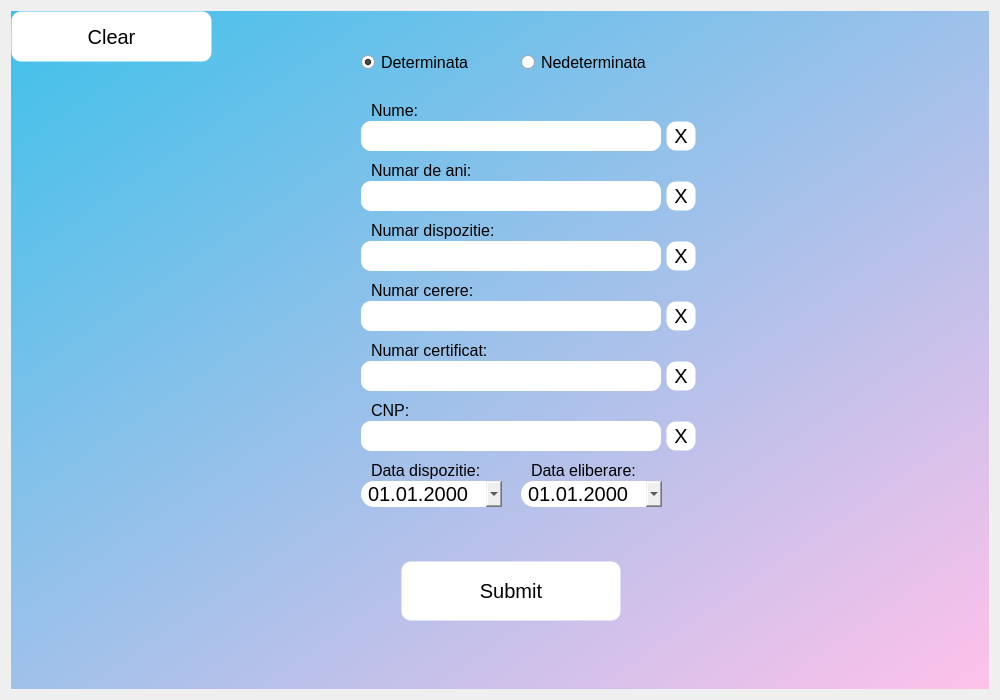
<?xml version="1.0" encoding="UTF-8"?>
<ui version="4.0">
 <class>Dialog</class>
 <widget class="QDialog" name="Dialog">
  <property name="geometry">
   <rect>
    <x>0</x>
    <y>0</y>
    <width>1000</width>
    <height>700</height>
   </rect>
  </property>
  <property name="windowTitle">
   <string>Dialog</string>
  </property>
  <layout class="QHBoxLayout" name="horizontalLayout">
   <item>
    <widget class="QWidget" name="bg_widget" native="true">
     <property name="styleSheet">
      <string notr="true">QWidget#bg_widget{
background-color: qlineargradient(spread:pad, x1:0, y1:0, x2:1, y2:1, stop:0 rgba(63, 193, 234, 255), stop:1 rgba(255, 193, 234, 255));
}</string>
     </property>
     <widget class="QLineEdit" name="number2_line_edit">
      <property name="geometry">
       <rect>
        <x>350</x>
        <y>290</y>
        <width>300</width>
        <height>30</height>
       </rect>
      </property>
      <property name="styleSheet">
       <string notr="true">background-color: #fff;
border-width: 0px;
border-style: solid;
border-radius: 10px;
font-size: 20px;
padding-left: 10px;</string>
      </property>
     </widget>
     <widget class="QPushButton" name="submit_button">
      <property name="geometry">
       <rect>
        <x>390</x>
        <y>550</y>
        <width>220</width>
        <height>60</height>
       </rect>
      </property>
      <property name="sizePolicy">
       <sizepolicy hsizetype="Ignored" vsizetype="Ignored">
        <horstretch>0</horstretch>
        <verstretch>0</verstretch>
       </sizepolicy>
      </property>
      <property name="styleSheet">
       <string notr="true">background-color: rgb(255, 255, 255);
border-width: 1px;
border-style: solid;
border-radius: 10px;
font-size: 20px;</string>
      </property>
      <property name="text">
       <string>Submit</string>
      </property>
     </widget>
     <widget class="QLineEdit" name="cnp_line_edit">
      <property name="geometry">
       <rect>
        <x>350</x>
        <y>410</y>
        <width>300</width>
        <height>30</height>
       </rect>
      </property>
      <property name="focusPolicy">
       <enum>Qt::StrongFocus</enum>
      </property>
      <property name="styleSheet">
       <string notr="true">background-color: #fff;
border-width: 0px;
border-style: solid;
border-radius: 10px;
font-size: 20px;
padding-left: 10px;</string>
      </property>
      <property name="inputMask">
       <string>9  999999  999999</string>
      </property>
      <property name="cursorMoveStyle">
       <enum>Qt::VisualMoveStyle</enum>
      </property>
     </widget>
     <widget class="QLabel" name="label_2">
      <property name="geometry">
       <rect>
        <x>360</x>
        <y>270</y>
        <width>111</width>
        <height>20</height>
       </rect>
      </property>
      <property name="styleSheet">
       <string notr="true">color: black;
font-size: 16px;</string>
      </property>
      <property name="text">
       <string>&lt;html&gt;&lt;head/&gt;&lt;body&gt;&lt;p&gt;Numar cerere:&lt;/p&gt;&lt;/body&gt;&lt;/html&gt;</string>
      </property>
     </widget>
     <widget class="QLabel" name="label_6">
      <property name="geometry">
       <rect>
        <x>520</x>
        <y>450</y>
        <width>121</width>
        <height>20</height>
       </rect>
      </property>
      <property name="styleSheet">
       <string notr="true">color: black;
font-size: 16px;</string>
      </property>
      <property name="text">
       <string>&lt;html&gt;&lt;head/&gt;&lt;body&gt;&lt;p&gt;Data eliberare:&lt;/p&gt;&lt;/body&gt;&lt;/html&gt;</string>
      </property>
     </widget>
     <widget class="QDateEdit" name="start_date_picker">
      <property name="enabled">
       <bool>true</bool>
      </property>
      <property name="geometry">
       <rect>
        <x>510</x>
        <y>470</y>
        <width>141</width>
        <height>26</height>
       </rect>
      </property>
      <property name="focusPolicy">
       <enum>Qt::NoFocus</enum>
      </property>
      <property name="styleSheet">
       <string notr="true">QDateEdit{
	border-width: 0px;
	border-style: solid;
	border-radius: 13px;
	font-size: 20px;
	color: black;
	padding-left: 5px;
}
QDateEdit::drop-down {
	image: url(:/drop_down_icon/drop_down.png);
	width: 26px;
	height: 26px;
}

QDateEdit::drop-arrow {
	image: url(:/drop_down_icon/drop_down.png);
	width: 26px;
	height: 26px;
}</string>
      </property>
      <property name="displayFormat">
       <string>dd.MM.yyyy</string>
      </property>
      <property name="calendarPopup">
       <bool>true</bool>
      </property>
     </widget>
     <widget class="QLineEdit" name="number1_line_edit">
      <property name="geometry">
       <rect>
        <x>350</x>
        <y>230</y>
        <width>300</width>
        <height>30</height>
       </rect>
      </property>
      <property name="styleSheet">
       <string notr="true">background-color: #fff;
border-width: 0px;
border-style: solid;
border-radius: 10px;
font-size: 20px;
padding-left: 10px;</string>
      </property>
     </widget>
     <widget class="QLabel" name="label">
      <property name="geometry">
       <rect>
        <x>360</x>
        <y>210</y>
        <width>131</width>
        <height>20</height>
       </rect>
      </property>
      <property name="styleSheet">
       <string notr="true">color: black;
font-size: 16px;</string>
      </property>
      <property name="text">
       <string>&lt;html&gt;&lt;head/&gt;&lt;body&gt;&lt;p&gt;Numar dispozitie:&lt;/p&gt;&lt;/body&gt;&lt;/html&gt;</string>
      </property>
     </widget>
     <widget class="QLabel" name="label_4">
      <property name="geometry">
       <rect>
        <x>360</x>
        <y>390</y>
        <width>41</width>
        <height>20</height>
       </rect>
      </property>
      <property name="styleSheet">
       <string notr="true">color: black;
font-size: 16px;</string>
      </property>
      <property name="text">
       <string>&lt;html&gt;&lt;head/&gt;&lt;body&gt;&lt;p&gt;CNP:&lt;/p&gt;&lt;/body&gt;&lt;/html&gt;</string>
      </property>
     </widget>
     <widget class="QLineEdit" name="number3_line_edit">
      <property name="geometry">
       <rect>
        <x>350</x>
        <y>350</y>
        <width>300</width>
        <height>30</height>
       </rect>
      </property>
      <property name="styleSheet">
       <string notr="true">background-color: #fff;
border-width: 0px;
border-style: solid;
border-radius: 10px;
font-size: 20px;
padding-left: 10px;</string>
      </property>
     </widget>
     <widget class="QLabel" name="label_3">
      <property name="geometry">
       <rect>
        <x>360</x>
        <y>330</y>
        <width>131</width>
        <height>20</height>
       </rect>
      </property>
      <property name="styleSheet">
       <string notr="true">color: black;
font-size: 16px;</string>
      </property>
      <property name="text">
       <string>&lt;html&gt;&lt;head/&gt;&lt;body&gt;&lt;p&gt;Numar certificat:&lt;/p&gt;&lt;/body&gt;&lt;/html&gt;</string>
      </property>
     </widget>
     <widget class="QLabel" name="label_5">
      <property name="geometry">
       <rect>
        <x>360</x>
        <y>450</y>
        <width>111</width>
        <height>20</height>
       </rect>
      </property>
      <property name="styleSheet">
       <string notr="true">color: black;
font-size: 16px;</string>
      </property>
      <property name="text">
       <string>&lt;html&gt;&lt;head/&gt;&lt;body&gt;&lt;p&gt;Data dispozitie:&lt;/p&gt;&lt;/body&gt;&lt;/html&gt;</string>
      </property>
     </widget>
     <widget class="QDateEdit" name="current_date_picker">
      <property name="geometry">
       <rect>
        <x>350</x>
        <y>470</y>
        <width>141</width>
        <height>26</height>
       </rect>
      </property>
      <property name="focusPolicy">
       <enum>Qt::NoFocus</enum>
      </property>
      <property name="styleSheet">
       <string notr="true">QDateEdit{
	border-width: 0px;
	border-style: solid;
	border-radius: 13px;
	font-size: 20px;
	color: black;
	padding-left: 5px;
}
QDateEdit::drop-down {
	image: url(:/drop_down_icon/drop_down.png);
	width: 26px;
	height: 26px;
}</string>
      </property>
      <property name="displayFormat">
       <string>dd.MM.yyyy</string>
      </property>
      <property name="calendarPopup">
       <bool>true</bool>
      </property>
     </widget>
     <widget class="QLineEdit" name="add_year_line_edit">
      <property name="geometry">
       <rect>
        <x>350</x>
        <y>170</y>
        <width>300</width>
        <height>30</height>
       </rect>
      </property>
      <property name="styleSheet">
       <string notr="true">background-color: #fff;
border-width: 0px;
border-style: solid;
border-radius: 10px;
font-size: 20px;
padding-left: 10px;</string>
      </property>
     </widget>
     <widget class="QLabel" name="label_7">
      <property name="geometry">
       <rect>
        <x>360</x>
        <y>150</y>
        <width>101</width>
        <height>20</height>
       </rect>
      </property>
      <property name="styleSheet">
       <string notr="true">color: black;
font-size: 16px;</string>
      </property>
      <property name="text">
       <string>&lt;html&gt;&lt;head/&gt;&lt;body&gt;&lt;p&gt;Numar de ani:&lt;/p&gt;&lt;/body&gt;&lt;/html&gt;</string>
      </property>
     </widget>
     <widget class="QLabel" name="label_8">
      <property name="geometry">
       <rect>
        <x>360</x>
        <y>90</y>
        <width>51</width>
        <height>20</height>
       </rect>
      </property>
      <property name="styleSheet">
       <string notr="true">color: black;
font-size: 16px;</string>
      </property>
      <property name="text">
       <string>&lt;html&gt;&lt;head/&gt;&lt;body&gt;&lt;p&gt;Nume:&lt;/p&gt;&lt;/body&gt;&lt;/html&gt;</string>
      </property>
     </widget>
     <widget class="QLineEdit" name="name_line_edit">
      <property name="geometry">
       <rect>
        <x>350</x>
        <y>110</y>
        <width>300</width>
        <height>30</height>
       </rect>
      </property>
      <property name="styleSheet">
       <string notr="true">background-color: #fff;
border-width: 0px;
border-style: solid;
border-radius: 10px;
font-size: 20px;
padding-left: 10px;</string>
      </property>
     </widget>
     <widget class="QRadioButton" name="d_radio_button">
      <property name="geometry">
       <rect>
        <x>350</x>
        <y>40</y>
        <width>121</width>
        <height>23</height>
       </rect>
      </property>
      <property name="font">
       <font>
        <pointsize>12</pointsize>
       </font>
      </property>
      <property name="focusPolicy">
       <enum>Qt::NoFocus</enum>
      </property>
      <property name="styleSheet">
       <string notr="true"/>
      </property>
      <property name="text">
       <string>Determinata</string>
      </property>
      <property name="checked">
       <bool>true</bool>
      </property>
     </widget>
     <widget class="QRadioButton" name="p_radio_button">
      <property name="geometry">
       <rect>
        <x>510</x>
        <y>40</y>
        <width>141</width>
        <height>23</height>
       </rect>
      </property>
      <property name="font">
       <font>
        <pointsize>12</pointsize>
       </font>
      </property>
      <property name="focusPolicy">
       <enum>Qt::NoFocus</enum>
      </property>
      <property name="styleSheet">
       <string notr="true"/>
      </property>
      <property name="text">
       <string>Nedeterminata</string>
      </property>
     </widget>
     <widget class="QPushButton" name="clear_button">
      <property name="geometry">
       <rect>
        <x>0</x>
        <y>0</y>
        <width>201</width>
        <height>51</height>
       </rect>
      </property>
      <property name="sizePolicy">
       <sizepolicy hsizetype="Ignored" vsizetype="Ignored">
        <horstretch>0</horstretch>
        <verstretch>0</verstretch>
       </sizepolicy>
      </property>
      <property name="focusPolicy">
       <enum>Qt::NoFocus</enum>
      </property>
      <property name="styleSheet">
       <string notr="true">background-color: rgb(255, 255, 255);
border-width: 1px;
border-style: solid;
border-radius: 10px;
font-size: 20px;</string>
      </property>
      <property name="text">
       <string>Clear</string>
      </property>
     </widget>
     <widget class="QPushButton" name="clear_name_button">
      <property name="geometry">
       <rect>
        <x>655</x>
        <y>110</y>
        <width>30</width>
        <height>30</height>
       </rect>
      </property>
      <property name="sizePolicy">
       <sizepolicy hsizetype="Ignored" vsizetype="Ignored">
        <horstretch>0</horstretch>
        <verstretch>0</verstretch>
       </sizepolicy>
      </property>
      <property name="focusPolicy">
       <enum>Qt::NoFocus</enum>
      </property>
      <property name="styleSheet">
       <string notr="true">background-color: rgb(255, 255, 255);
border-width: 1px;
border-style: solid;
border-radius: 10px;
font-size: 20px;</string>
      </property>
      <property name="text">
       <string>X</string>
      </property>
     </widget>
     <widget class="QPushButton" name="clear_add_years_button">
      <property name="geometry">
       <rect>
        <x>655</x>
        <y>170</y>
        <width>30</width>
        <height>30</height>
       </rect>
      </property>
      <property name="sizePolicy">
       <sizepolicy hsizetype="Ignored" vsizetype="Ignored">
        <horstretch>0</horstretch>
        <verstretch>0</verstretch>
       </sizepolicy>
      </property>
      <property name="focusPolicy">
       <enum>Qt::NoFocus</enum>
      </property>
      <property name="styleSheet">
       <string notr="true">background-color: rgb(255, 255, 255);
border-width: 1px;
border-style: solid;
border-radius: 10px;
font-size: 20px;</string>
      </property>
      <property name="text">
       <string>X</string>
      </property>
     </widget>
     <widget class="QPushButton" name="clear_number1_button">
      <property name="geometry">
       <rect>
        <x>655</x>
        <y>230</y>
        <width>30</width>
        <height>30</height>
       </rect>
      </property>
      <property name="sizePolicy">
       <sizepolicy hsizetype="Ignored" vsizetype="Ignored">
        <horstretch>0</horstretch>
        <verstretch>0</verstretch>
       </sizepolicy>
      </property>
      <property name="focusPolicy">
       <enum>Qt::NoFocus</enum>
      </property>
      <property name="styleSheet">
       <string notr="true">background-color: rgb(255, 255, 255);
border-width: 1px;
border-style: solid;
border-radius: 10px;
font-size: 20px;</string>
      </property>
      <property name="text">
       <string>X</string>
      </property>
     </widget>
     <widget class="QPushButton" name="clear_number2_button">
      <property name="geometry">
       <rect>
        <x>655</x>
        <y>290</y>
        <width>30</width>
        <height>30</height>
       </rect>
      </property>
      <property name="sizePolicy">
       <sizepolicy hsizetype="Ignored" vsizetype="Ignored">
        <horstretch>0</horstretch>
        <verstretch>0</verstretch>
       </sizepolicy>
      </property>
      <property name="focusPolicy">
       <enum>Qt::NoFocus</enum>
      </property>
      <property name="styleSheet">
       <string notr="true">background-color: rgb(255, 255, 255);
border-width: 1px;
border-style: solid;
border-radius: 10px;
font-size: 20px;</string>
      </property>
      <property name="text">
       <string>X</string>
      </property>
     </widget>
     <widget class="QPushButton" name="clear_number3_button">
      <property name="geometry">
       <rect>
        <x>655</x>
        <y>350</y>
        <width>30</width>
        <height>30</height>
       </rect>
      </property>
      <property name="sizePolicy">
       <sizepolicy hsizetype="Ignored" vsizetype="Ignored">
        <horstretch>0</horstretch>
        <verstretch>0</verstretch>
       </sizepolicy>
      </property>
      <property name="focusPolicy">
       <enum>Qt::NoFocus</enum>
      </property>
      <property name="styleSheet">
       <string notr="true">background-color: rgb(255, 255, 255);
border-width: 1px;
border-style: solid;
border-radius: 10px;
font-size: 20px;</string>
      </property>
      <property name="text">
       <string>X</string>
      </property>
     </widget>
     <widget class="QPushButton" name="clear_cnp_button">
      <property name="geometry">
       <rect>
        <x>655</x>
        <y>410</y>
        <width>30</width>
        <height>30</height>
       </rect>
      </property>
      <property name="sizePolicy">
       <sizepolicy hsizetype="Ignored" vsizetype="Ignored">
        <horstretch>0</horstretch>
        <verstretch>0</verstretch>
       </sizepolicy>
      </property>
      <property name="focusPolicy">
       <enum>Qt::NoFocus</enum>
      </property>
      <property name="styleSheet">
       <string notr="true">background-color: rgb(255, 255, 255);
border-width: 1px;
border-style: solid;
border-radius: 10px;
font-size: 20px;</string>
      </property>
      <property name="text">
       <string>X</string>
      </property>
     </widget>
    </widget>
   </item>
  </layout>
 </widget>
 <tabstops>
  <tabstop>d_radio_button</tabstop>
  <tabstop>p_radio_button</tabstop>
  <tabstop>name_line_edit</tabstop>
  <tabstop>add_year_line_edit</tabstop>
  <tabstop>number1_line_edit</tabstop>
  <tabstop>number2_line_edit</tabstop>
  <tabstop>number3_line_edit</tabstop>
  <tabstop>cnp_line_edit</tabstop>
  <tabstop>current_date_picker</tabstop>
  <tabstop>start_date_picker</tabstop>
  <tabstop>submit_button</tabstop>
 </tabstops>
 <resources>
  <include location="images/drop_down_icon.qrc"/>
 </resources>
 <connections/>
</ui>
